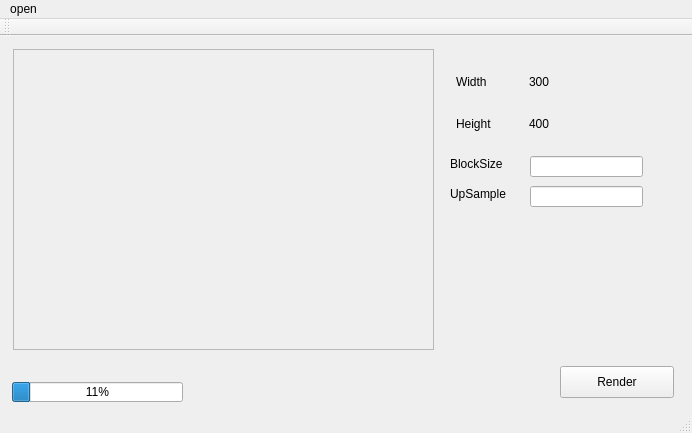
<?xml version="1.0" encoding="UTF-8"?>
<ui version="4.0">
 <class>MainWindow</class>
 <widget class="QMainWindow" name="MainWindow">
  <property name="geometry">
   <rect>
    <x>0</x>
    <y>0</y>
    <width>692</width>
    <height>433</height>
   </rect>
  </property>
  <property name="windowTitle">
   <string>MainWindow</string>
  </property>
  <widget class="QWidget" name="centralWidget">
   <widget class="QScrollArea" name="scrollArea">
    <property name="geometry">
     <rect>
      <x>13</x>
      <y>13</y>
      <width>421</width>
      <height>301</height>
     </rect>
    </property>
    <property name="sizePolicy">
     <sizepolicy hsizetype="Preferred" vsizetype="Expanding">
      <horstretch>0</horstretch>
      <verstretch>0</verstretch>
     </sizepolicy>
    </property>
    <property name="widgetResizable">
     <bool>true</bool>
    </property>
    <widget class="QWidget" name="scrollAreaWidgetContents">
     <property name="geometry">
      <rect>
       <x>0</x>
       <y>0</y>
       <width>419</width>
       <height>299</height>
      </rect>
     </property>
     <widget class="QLabel" name="label">
      <property name="geometry">
       <rect>
        <x>20</x>
        <y>25</y>
        <width>361</width>
        <height>261</height>
       </rect>
      </property>
      <property name="text">
       <string/>
      </property>
     </widget>
    </widget>
   </widget>
   <widget class="QLabel" name="label_2">
    <property name="geometry">
     <rect>
      <x>460</x>
      <y>190</y>
      <width>181</width>
      <height>121</height>
     </rect>
    </property>
    <property name="sizePolicy">
     <sizepolicy hsizetype="Preferred" vsizetype="Preferred">
      <horstretch>2</horstretch>
      <verstretch>0</verstretch>
     </sizepolicy>
    </property>
    <property name="text">
     <string/>
    </property>
   </widget>
   <widget class="QPushButton" name="playButton">
    <property name="geometry">
     <rect>
      <x>560</x>
      <y>330</y>
      <width>114</width>
      <height>32</height>
     </rect>
    </property>
    <property name="text">
     <string>Render</string>
    </property>
   </widget>
   <widget class="QProgressBar" name="progressBar">
    <property name="geometry">
     <rect>
      <x>12</x>
      <y>346</y>
      <width>171</width>
      <height>20</height>
     </rect>
    </property>
    <property name="value">
     <number>11</number>
    </property>
   </widget>
   <widget class="QLabel" name="label_7">
    <property name="geometry">
     <rect>
      <x>450</x>
      <y>120</y>
      <width>62</width>
      <height>16</height>
     </rect>
    </property>
    <property name="text">
     <string>BlockSize</string>
    </property>
   </widget>
   <widget class="QLabel" name="label_8">
    <property name="geometry">
     <rect>
      <x>450</x>
      <y>150</y>
      <width>62</width>
      <height>16</height>
     </rect>
    </property>
    <property name="text">
     <string>UpSample</string>
    </property>
   </widget>
   <widget class="QLineEdit" name="lineEdit">
    <property name="geometry">
     <rect>
      <x>530</x>
      <y>120</y>
      <width>113</width>
      <height>21</height>
     </rect>
    </property>
   </widget>
   <widget class="QLineEdit" name="lineEdit_2">
    <property name="geometry">
     <rect>
      <x>530</x>
      <y>150</y>
      <width>113</width>
      <height>21</height>
     </rect>
    </property>
   </widget>
   <widget class="QWidget" name="layoutWidget">
    <property name="geometry">
     <rect>
      <x>445</x>
      <y>16</y>
      <width>161</width>
      <height>101</height>
     </rect>
    </property>
    <layout class="QGridLayout" name="gridLayout">
     <item row="0" column="0">
      <widget class="QLabel" name="label_5">
       <property name="text">
        <string>Width</string>
       </property>
      </widget>
     </item>
     <item row="0" column="1">
      <widget class="QLabel" name="label_6">
       <property name="text">
        <string>300</string>
       </property>
      </widget>
     </item>
     <item row="1" column="0">
      <widget class="QLabel" name="label_3">
       <property name="text">
        <string>Height</string>
       </property>
      </widget>
     </item>
     <item row="1" column="1">
      <widget class="QLabel" name="label_4">
       <property name="text">
        <string>400</string>
       </property>
      </widget>
     </item>
    </layout>
   </widget>
   <zorder>layoutWidget</zorder>
   <zorder>label_2</zorder>
   <zorder>scrollArea</zorder>
   <zorder>playButton</zorder>
   <zorder>progressBar</zorder>
   <zorder>label_7</zorder>
   <zorder>label_8</zorder>
   <zorder>lineEdit</zorder>
   <zorder>lineEdit_2</zorder>
  </widget>
  <widget class="QMenuBar" name="menuBar">
   <property name="geometry">
    <rect>
     <x>0</x>
     <y>0</y>
     <width>692</width>
     <height>22</height>
    </rect>
   </property>
   <widget class="QMenu" name="menu">
    <property name="title">
     <string>open</string>
    </property>
    <addaction name="actionOpen"/>
   </widget>
   <addaction name="menu"/>
  </widget>
  <widget class="QToolBar" name="mainToolBar">
   <attribute name="toolBarArea">
    <enum>TopToolBarArea</enum>
   </attribute>
   <attribute name="toolBarBreak">
    <bool>false</bool>
   </attribute>
  </widget>
  <widget class="QStatusBar" name="statusBar"/>
  <action name="actionOpen">
   <property name="text">
    <string>Scene</string>
   </property>
  </action>
 </widget>
 <layoutdefault spacing="6" margin="11"/>
 <resources/>
 <connections>
  <connection>
   <sender>actionOpen</sender>
   <signal>triggered()</signal>
   <receiver>MainWindow</receiver>
   <slot>openFile()</slot>
   <hints>
    <hint type="sourcelabel">
     <x>238</x>
     <y>180</y>
    </hint>
    <hint type="destinationlabel">
     <x>345</x>
     <y>216</y>
    </hint>
   </hints>
  </connection>
 </connections>
 <slots>
  <slot>openFile()</slot>
 </slots>
</ui>
